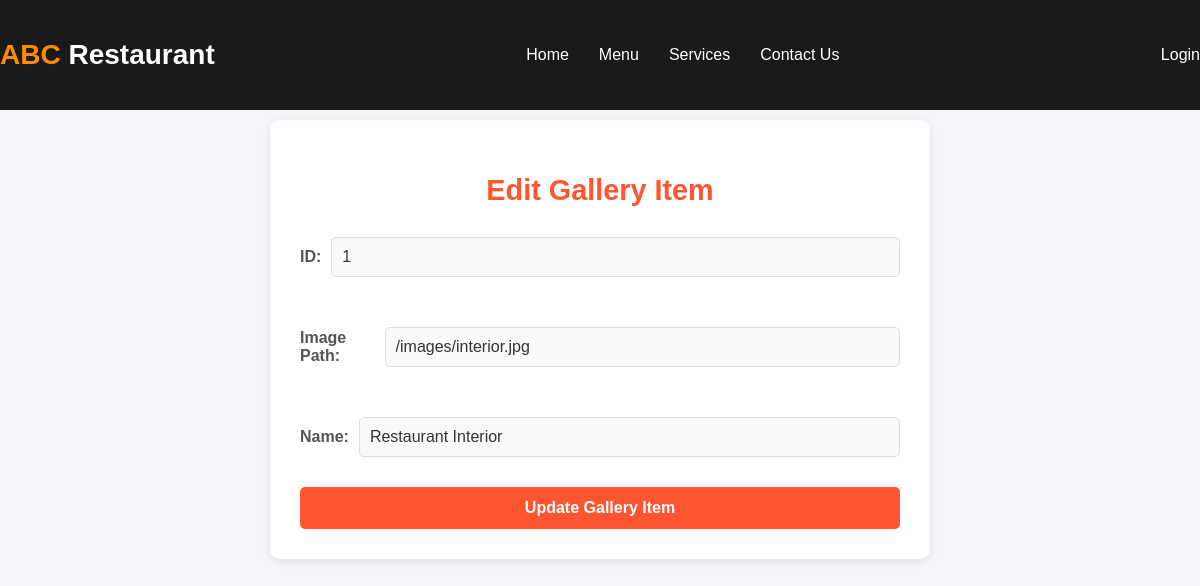
The app's page /edit_gallery_item.php?id=1 with its own data.
### tables this page shows
CREATE TABLE `gallery` (
  `id` int(11) NOT NULL AUTO_INCREMENT,
  `name` varchar(255) NOT NULL,
  `description` text NOT NULL,
  `image_path` varchar(255) NOT NULL,
  PRIMARY KEY (`id`)
);

### edit_gallery_item.php (the view, shortened to what this page needs)
<?php
$db = Database::getInstance();
$conn = $db->getConnection();
if (isset($_GET['id'])) {
    $gallery_id = $_GET['id'];
    $query = "SELECT * FROM gallery WHERE id = ?";
    $stmt = $conn->prepare($query);
    $stmt->bind_param('i', $gallery_id);
    $stmt->execute();
    $result = $stmt->get_result();
    $gallery_item = $result->fetch_assoc();
} else {
    header("Location: admin_dashboard.php");
    exit();
}
?>
<!DOCTYPE html>
<html lang="en">
<head>
    <link rel="stylesheet" href="styles.css">
</head>
<body>
    <header>
        <?php include 'navbar.php'; ?>
    </header>
    <section class="edit-section">
        <h2>Edit Gallery Item</h2>
        <form action="edit_gallery_item.php?id=<?php echo $gallery_id; ?>" method="post">
            <div class="input-group">
                <label for="gallery_id">ID:</label>
                <input type="text" id="gallery_id" name="gallery_id" value="<?php echo htmlspecialchars($gallery_item['id']); ?>" disabled>
            </div>
            <div class="input-group">
                <label for="image_path">Image Path:</label>
                <input type="text" id="image_path" name="image_path" value="<?php echo htmlspecialchars($gallery_item['image_path']); ?>" required>
            </div>
            <div class="input-group">
                <label for="name">Name:</label>
                <input type="text" id="name" name="name" value="<?php echo htmlspecialchars($gallery_item['name']); ?>" required>
            </div>
            <button type="submit">Update Gallery Item</button>
        </form>
    </section>
</body>
</html>

### styles.css (style rules this page uses)
body { font-family: 'Segoe UI', Tahoma, Geneva, Verdana, sans-serif; margin: 0; padding: 0; background-color: #f4f4f4; color: #333; }
header { background-color: #1a1a1a; padding: 20px 0; text-align: center; position: fixed; width: 100%; top: 0; z-index: 1000; }
.input-group { margin-bottom: 8px; display: flex; align-items: center; }
.input-group input, .input-group select { width: 100%; padding: 8px; border: 1px solid #ccc; border-radius: 4px; }
.input-group input[type="text"], .input-group input[type="password"], .input-group input[type="email"], .input-group input[type="phone"] { margin-left: 10px; font-size: 16px; }
input[type="text"], input[type="password"], input[type="email"], input[type="phone"], select { margin-bottom: 10px; }
.input-group { margin-bottom: 15px; }
.input-group { margin-bottom: 20px; text-align: left; }
.input-group label { display: block; font-size: 16px; margin-bottom: 5px; color: #ffc107; }
.input-group input, .input-group select { width: 96%; padding: 10px; border-radius: 5px; border: none; background-color: #495057; color: #fff; }
.input-group { margin-bottom: 20px; position: relative; margin-top: 40px; }
.input-group:first-child { margin-top: 0; }
.input-group label { display: block; font-size: 16px; margin-bottom: 5px; }
.input-group input, .input-group textarea { width: 100%; padding: 10px; border-radius: 5px; border: 1px solid #ccc; background-color: #f8f9fa; color: black; }

### edit_gallery_item.php (style rules this page uses)
body { font-family: 'Poppins', sans-serif; background-color: #f4f6f9; margin: 0; padding: 0; color: #333; }
.edit-section { background-color: #ffffff; border-radius: 10px; max-width: 600px; margin: 50px auto; margin-top: 10%; padding: 30px; box-shadow: 0 2px 10px rgba(0, 0, 0, 0.1); }
.edit-section h2 { text-align: center; margin-bottom: 30px; color: #ff5630; font-size: 1.8rem; }
.input-group { margin-bottom: 20px; }
.input-group label { display: block; font-weight: bold; margin-bottom: 10px; color: #555; }
.input-group input[type="text"], .input-group textarea { width: 100%; padding: 10px; border: 1px solid #ddd; border-radius: 5px; font-size: 1rem; color: #333; background-color: #f9f9f9; transition: border-color 0.3s ease; }
button[type="submit"] { width: 100%; padding: 12px 20px; background-color: #ff5630; color: #fff; font-size: 1rem; font-weight: bold; border: none; border-radius: 5px; cursor: pointer; transition: background-color 0.3s ease; }

### records on screen
gallery: gallery_id "1", image_path "/images/interior.jpg", name "Restaurant Interior"
